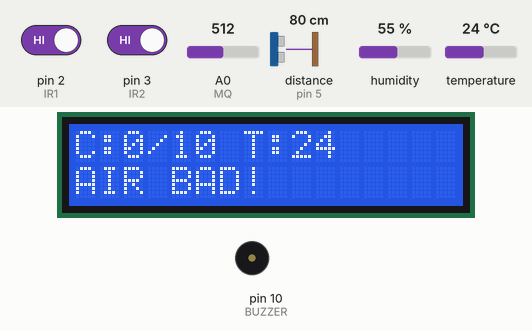
A sketch run on a simulated Arduino Uno, built with avr-gcc and run on an emulated ATmega328P. Parts: 16×2 character LCD, buzzer (waves = sounding, pin HIGH). Wiring (inferred from the names in the program): ultrasonic range finder: trigger pin 4; echo pin 5. Inputs (shaded band) come from the test bench; at power-on: A0 (MQ) = 512, distance to the obstacle (sensor on pin 5) 80 cm, temperature 24 °C, pin 2 (IR1) HIGH, pin 3 (IR2) HIGH, humidity 55 %. The echo pulse lasts 58.3 µs per cm; pins used as bus, display or sensor lines are not drawn; what the sketch prints to the serial monitor is not drawn.

Above: at 2.54 s.
2.8 s: A0 (MQ) set to 478
4.3 s: A0 (MQ) set to 461
At 5.5 s:
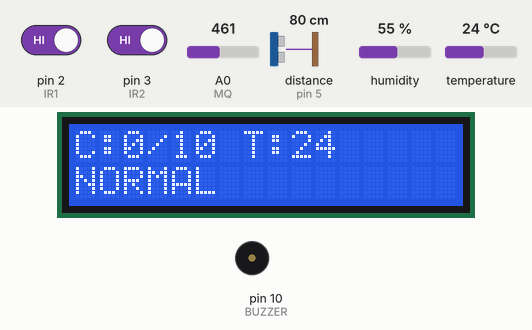
6.1 s: distance to the obstacle (sensor on pin 5) set to 7 cm
7.6 s: distance to the obstacle (sensor on pin 5) set to 4 cm
At 8.09 s:
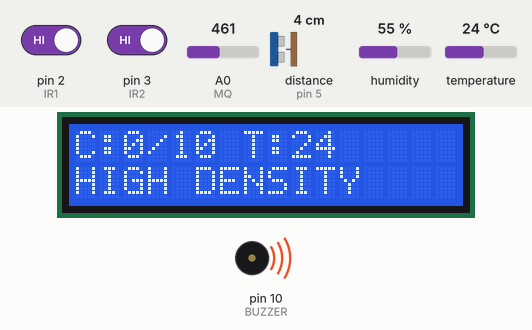
9.6 s: temperature set to 12 °C
At 10.68 s:
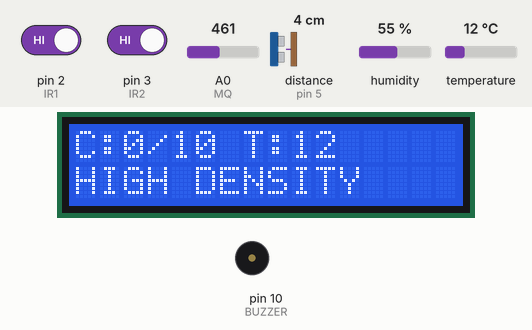
12.1 s: distance to the obstacle (sensor on pin 5) set to 102 cm
At 12.7 s:
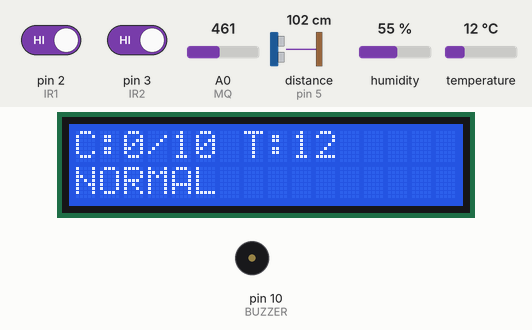
Timing chart, 0 to 14.8 s (numbered marks = the images above; inputs shaded):
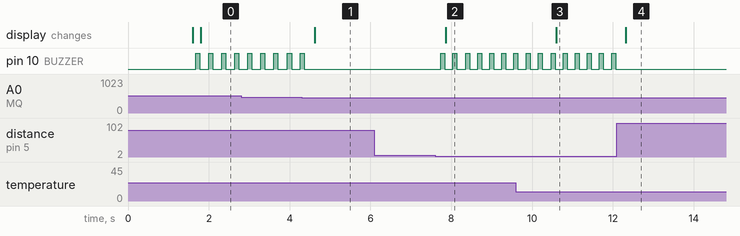

The sketch:

code.ino
```cpp
#include <Wire.h>
#include <LiquidCrystal_I2C.h>
#include <DHT.h>
LiquidCrystal_I2C lcd(0x27, 16, 2);
#define DHTPIN 6
#define DHTTYPE DHT11
DHT dht(DHTPIN, DHTTYPE);
#define IR1 2
#define IR2 3
#define TRIG 4
#define ECHO 5
#define MQ A0
#define BUZZER 10
int count = 0;
int maxLimit = 10;
int state = 0;
unsigned long lastTime = 0;
int lastIR1 = HIGH;
int lastIR2 = HIGH;
void setup() {
  pinMode(IR1, INPUT);
  pinMode(IR2, INPUT);
  pinMode(TRIG, OUTPUT);
  pinMode(ECHO, INPUT);
  pinMode(BUZZER, OUTPUT);
  Serial.begin(9600);
  lcd.init();
  lcd.backlight();
  dht.begin();
  lcd.setCursor(0, 0);
  lcd.print("Smart Monitor");
  delay(1500);
  lcd.clear();
}
long getDistance() {
  long total = 0;
  int valid = 0;
  for (int i = 0; i < 5; i++) {
    digitalWrite(TRIG, LOW);
    delayMicroseconds(2);
    digitalWrite(TRIG, HIGH);
    delayMicroseconds(10);
    digitalWrite(TRIG, LOW);
    long duration = pulseIn(ECHO, HIGH, 30000);
    long d = duration * 0.034 / 2;
    if (d > 2 && d < 400) {
      total += d;
      valid++;
    }
    delay(5);
  }
  if (valid == 0) return 999;
  return total / valid;
}
int getGasValue() {
  int total = 0;
  for (int i = 0; i < 10; i++) {
    total += analogRead(MQ);
    delay(2);
  }
  return total / 10;
}
void updateCount() {
  int ir1 = digitalRead(IR1);
  int ir2 = digitalRead(IR2);
  if (lastIR1 == HIGH && ir1 == LOW) {
    state = 1;
    lastTime = millis();
  }
  else if (lastIR2 == HIGH && ir2 == LOW) {
    state = 2;
    lastTime = millis();
  }
  if (state == 1 && ir2 == LOW) {
    count++;
    state = 0;
    delay(200);
  }
  if (state == 2 && ir1 == LOW) {
    count--;
    state = 0;
    delay(200);
  }
  if (millis() - lastTime > 3000) {
    state = 0;
  }
  if (count < 0) count = 0;
  if (count > 99) count = 99;
  lastIR1 = ir1;
  lastIR2 = ir2;
}
void updateBuzzer(bool overcrowd, bool gasAlert, bool densityAlert) {
  digitalWrite(BUZZER, LOW);
  if (overcrowd) {
    digitalWrite(BUZZER, HIGH);
  }
  else if (gasAlert || densityAlert) {
    digitalWrite(BUZZER, HIGH);
    delay(100);
    digitalWrite(BUZZER, LOW);
  }
}
void loop() {
  updateCount();
  float temp = dht.readTemperature();
  if (isnan(temp)) temp = 0;
  int gasValue = getGasValue();
  long distance = getDistance();
  bool overcrowd = count > maxLimit;
  bool gasAlert = gasValue > 470;
  bool densityAlert = (distance < 5);
  updateBuzzer(overcrowd, gasAlert, densityAlert);
  lcd.setCursor(0, 0);
  lcd.print("C:");
  lcd.print(count);
  lcd.print("/");
  lcd.print(maxLimit);
  lcd.print(" T:");
  lcd.print((int)temp);
  lcd.print("   ");
  lcd.setCursor(0, 1);
  if (overcrowd) {
    lcd.print("OVER CROWD!    ");
  }
  else if (gasAlert) {
    lcd.print("AIR BAD!       ");
  }
  else if (densityAlert) {
    lcd.print("HIGH DENSITY   ");
  }
  else {
    lcd.print("NORMAL         ");
  }
  Serial.print("Count: "); Serial.print(count);
  Serial.print(" Dist: "); Serial.print(distance);
  Serial.print(" Gas: "); Serial.println(gasValue);
  delay(120);
}
```

Measured:
- the behaviour switches between 471 and 470 on A0 (MQ) (found by bisection; images 0 and 1)
- the behaviour switches between 6 and 5 cm on distance to the obstacle (sensor on pin 5) (found by bisection; images 1 and 2)
- after the input at 4.3 s, pin 10 (BUZZER): goes on until 4.4 s, then stays LOW; the display: changes after 0.32 s (image 1)
- after the input at 6.1 s, every drawn part: stays the same
- after the input at 7.6 s, pin 10 (BUZZER): alternates HIGH for 0.10 s and LOW for 0.20 s, starting after 0.14 s; the display: changes after 0.26 s (image 2)
- after the input at 9.6 s, the display: changes after 1.0 s (image 3)
- after the input at 12.1 s, pin 10 (BUZZER): stops changing and stays LOW; the display: changes after 0.22 s (image 4)
- by itself, pin 10 (BUZZER): alternates HIGH for 0.10 s and LOW for 0.22 s
